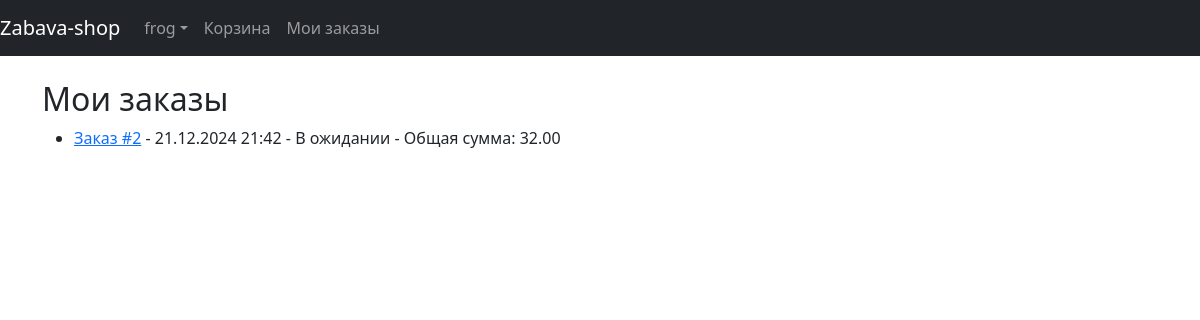
The page /my-orders/ (signed in) on the database its author committed.
### users/models.py (models this page shows)
class CustomUser(AbstractUser):
    user_balance= models.DecimalField(max_digits=10, decimal_places=2, default=0)

### orders/models.py (models this page shows, shortened)
class Order(models.Model):
    STATUS_CHOICES = [
        ('PENDING', 'В ожидании'),
        ('PROCESSING', 'В обработке'),
        ('COMPLETED', 'Завершен'),
        ('CANCELLED', 'Отменен'),
    ]
    user = models.ForeignKey(CustomUser, on_delete=models.CASCADE)
    created_at = models.DateTimeField(default=timezone.now)
    status = models.CharField(max_length=20, choices=STATUS_CHOICES, default='PENDING')
    total = models.DecimalField(max_digits=10, decimal_places=2, default=0)
    address = models.CharField(max_length=200, default= '')
    phone = models.CharField(max_length=13, default= '')

### orders/views.py (the view)
# urls.py: path('my-orders/', OrderListView.as_view(), name='order_list'),
class OrderListView(LoginRequiredMixin, ListView):
    model = Order
    template_name = 'order/order_list.html'
    context_object_name = 'orders'
    paginate_by = 10
    def get_queryset(self):
        return Order.objects.filter(user=self.request.user).order_by('-created_at')

### templates/order/order_list.html
{% extends 'base.html' %}
{% block content %}
  <h2>Мои заказы</h2>
  {% if orders %}
    <ul>
      {% for order in orders %}
        <li>
          <a href="{% url 'order_detail' order.id %}">Заказ #{{ order.id }}</a>
          - {{ order.created_at|date:'d.m.Y H:i' }}
          - {{ order.get_status_display }}
          - Общая сумма: {{ order.total }}
        </li>
      {% endfor %}
    </ul>
  {% else %}
    <p>У вас пока нет заказов.</p>
  {% endif %}
{% endblock %}

### templates/base.html (shortened to what this page needs)
<!DOCTYPE html>
<html lang="en">
  <head>
    <link href="https://cdn.jsdelivr.net/npm/bootstrap@5.3.3/dist/css/bootstrap.min.css" rel="stylesheet" />
  </head>
  <body>
    <nav class="navbar navbar-expand-md navbar-dark bg-dark mb-4">
      <a class="navbar-brand" href="{% url 'home' %}">Zabava-shop</a>
      <div class="collapse navbar-collapse" id="navbarCollapse">
        {% if user.is_authenticated %}
          <ul class="navbar-nav ml-auto">
            <li class="nav-item">
              <a class="nav-link dropdown-toggle" href="#" id="userMenu" data-bs-toggle="dropdown" aria-haspopup="true" aria-expanded="false">{{ user.username }}</a>
            </li>
            <li class="nav-item">
              <a class="nav-link" href="{% url 'cart' %}">Корзина</a>
            </li>
            <li>
              <a class="nav-link" href="{% url 'order_list' %}">Мои заказы</a>
            </li>
          </ul>
        {% else %}
          <form class="form-inline ml-auto">
            <a href="{% url 'login' %}" class="btn btn-outline-secondary">Log In</a>
            <a href="{% url 'signup' %}" class="btn btn-primary ml-2">Sign up</a>
          </form>
        {% endif %}
      </div>
    </nav>
    <div class="container">
      {% block content %}
      {% endblock %}
    </div>
  </body>
</html>

### rows shown on the page
CustomUser: username "frog"
Order: id "2", created_at "21.12.2024 21:42", status "В ожидании", total "32.00"
